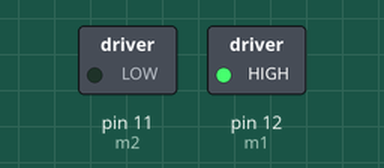
This sketch was run on a simulated Arduino Uno, built with avr-gcc and run on an emulated ATmega328P. Parts: switched loads named in the sketch (green lamp = pin HIGH).

Above: at 1.5 s.
At 4.5 s:
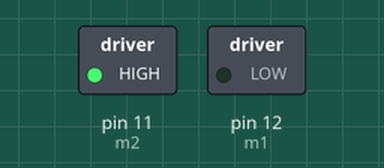
At 7.5 s:
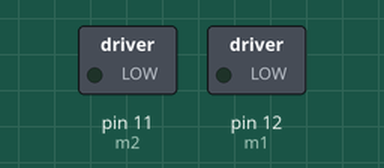
Timing chart, 0 to 11.7 s (numbered marks = the images above):
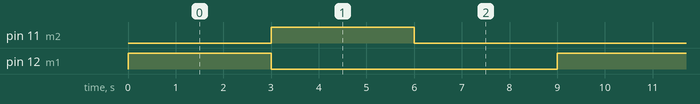

The sketch:

motor1.ino
```cpp
int m1 = 12;
int m2 = 11;

void setup() {
  pinMode(m1,OUTPUT);
  pinMode(m2,OUTPUT);

}

void loop() {
  digitalWrite(m1, HIGH);
  digitalWrite(m2, LOW);
  delay(3000);

  digitalWrite(m1, LOW);
  digitalWrite(m2, HIGH);
  delay(3000);

  digitalWrite(m1, LOW);
  digitalWrite(m2, LOW);
  delay(3000);

}
```

Measured:
- by itself, pin 11 (m2), pin 12 (m1): alternates HIGH for 3.0 s and LOW for 6.0 s
- by itself, everything shown: repeats every 9.0 s, in 3 steps
